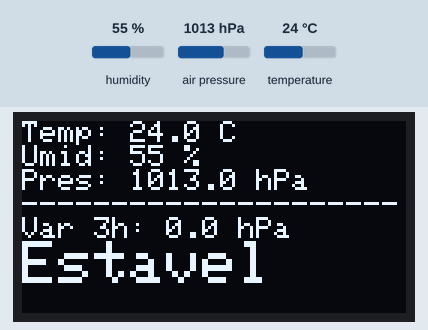
Recording of a sketch running on a simulated ESP32. Shown: 128×64 one-colour display. The inputs (shaded band) are chosen by the test bench; at power-on: humidity 55 %, air pressure 1013 hPa, temperature 24 °C. WiFi joins after 1.5 s; servers stay silent unless stated; EEPROM starts erased; web services answer with replies made up by the test bench; what the sketch prints to the serial monitor is not drawn.

Above: at 1.3 s.

The sketch:

main.ino
```cpp
/*
 * =====================================================================
 *  ESTAÇÃO METEOROLÓGICA COM PREVISÃO POR PRESSÃO ATMOSFÉRICA
 * =====================================================================
 *  Hardware:
 *    - ESP32 WROOM-32D (DevKit)
 *    - Sensor BME280 (temperatura, umidade e pressão) via I2C
 *    - Display OLED SSD1306 128x64 via I2C
 *
 *  Funcionamento:
 *    - Lê temperatura, umidade e pressão a cada INTERVALO_MIN minutos.
 *    - Guarda um histórico de pressão na NVS (memória não volátil),
 *      para calcular a variação das últimas 3 horas.
 *    - Classifica a tendência do tempo a partir dessa variação.
 *    - Envia os dados ao ThingSpeak quando há conexão Wi-Fi.
 *    - Se o BME280 não responder, mostra uma tela de erro animada e
 *      tenta de novo automaticamente.
 *
 *  Bibliotecas necessárias (Gerenciador de Bibliotecas da Arduino IDE):
 *    - Adafruit BME280 Library
 *    - Adafruit SSD1306
 *    - Adafruit GFX Library
 *    - Adafruit Unified Sensor
 *    (WiFi, HTTPClient, Preferences e Wire já vêm com o pacote ESP32)
 * =====================================================================
 */

#include <Wire.h>
#include <WiFi.h>
#include <HTTPClient.h>
#include <Preferences.h>
#include <Adafruit_GFX.h>
#include <Adafruit_SSD1306.h>
#include <Adafruit_BME280.h>

// =====================================================================
//  CONFIGURAÇÕES DO USUÁRIO
// =====================================================================

// true  = modo economia (deep sleep entre leituras; o OLED fica
//         ligado só por alguns segundos a cada ciclo)
// false = modo contínuo (OLED sempre ligado; útil para testes)
#define MODO_ECONOMIA   false

// Dados da rede Wi-Fi (o ESP32 só conecta em redes 2.4 GHz)
const char* WIFI_SSID      = "SEU_WIFI";
const char* WIFI_SENHA     = "SUA_SENHA";

// Chave de escrita do canal no ThingSpeak
const char* THINGSPEAK_KEY = "SUA_WRITE_API_KEY";

// =====================================================================
//  HARDWARE
// =====================================================================

#define SCREEN_WIDTH   128      // largura do OLED em pixels
#define SCREEN_HEIGHT  64       // altura do OLED em pixels
#define OLED_RESET     -1       // -1: o módulo não usa pino de reset
#define OLED_ADDR      0x3C     // endereço I2C do OLED

#define BME_ADDR       0x76     // use 0x77 se o seu módulo usar esse endereço

#define SDA_PIN        21       // GPIO usado para SDA (dados I2C)
#define SCL_PIN        22       // GPIO usado para SCL (clock I2C)

// =====================================================================
//  PARÂMETROS DE MEDIÇÃO
// =====================================================================

#define INTERVALO_MIN          5        // minutos entre leituras
#define HIST_SIZE              36       // 36 amostras x 5 min = 3 horas
#define SAMPLE_INTERVAL_S      (INTERVALO_MIN * 60ULL)
#define TEMPO_EXIBE_OLED_MS    8000     // tempo com OLED ligado (modo economia)
#define INTERVALO_TENTATIVA_MS 2000     // pausa entre tentativas de achar o BME280

#define uS_TO_S                1000000ULL

// =====================================================================
//  OBJETOS GLOBAIS
// =====================================================================

Adafruit_SSD1306 display(SCREEN_WIDTH, SCREEN_HEIGHT, &Wire, OLED_RESET);
Adafruit_BME280  bme;
Preferences      prefs;

bool sensorOK = false;   // indica se o BME280 foi inicializado com sucesso

// =====================================================================
//  HISTÓRICO DE PRESSÃO (NVS)
// =====================================================================

// Lê uma amostra de pressão do histórico, pelo índice
float lerHistorico(int i) {
  char chave[8];
  snprintf(chave, sizeof(chave), "p%d", i);
  return prefs.getFloat(chave, 0.0f);
}

// Grava uma amostra de pressão no histórico, pelo índice
void gravarHistorico(int i, float valor) {
  char chave[8];
  snprintf(chave, sizeof(chave), "p%d", i);
  prefs.putFloat(chave, valor);
}

// Retorna a pressão mais antiga disponível, que é a referência da tendência.
// Quando o histórico está cheio, a posição "idx" é a mais antiga,
// pois é a próxima a ser sobrescrita.
float pressaoMaisAntiga(int idxAtual, int count) {
  if (count < HIST_SIZE) return lerHistorico(0);
  return lerHistorico(idxAtual % HIST_SIZE);
}

// Classifica a tendência com base na variação de pressão (hPa) em 3 horas.
// Pressão subindo costuma indicar melhora; caindo rápido, chance de chuva.
const char* previsao(float deltaP) {
  if (deltaP >=  1.5) return "Melhorando";
  if (deltaP >=  0.5) return "Estavel+";
  if (deltaP >  -0.5) return "Estavel";
  if (deltaP >  -1.5) return "Instavel";
  return "Chuva";
}

// =====================================================================
//  TELA DE ERRO DO SENSOR
// =====================================================================

// Desenha a tela de erro do BME280 com um ícone de X, o número da
// tentativa e uma barra de progresso animada.
// 'quadro' avança a cada chamada e faz a barra se mover.
void telaErroSensor(uint8_t quadro, uint16_t tentativa) {
  display.clearDisplay();

  // Ícone: círculo com um X no centro
  display.drawCircle(20, 24, 14, SSD1306_WHITE);
  display.drawLine(13, 17, 27, 31, SSD1306_WHITE);
  display.drawLine(27, 17, 13, 31, SSD1306_WHITE);

  // Mensagens à direita do ícone
  display.setTextSize(1);
  display.setTextColor(SSD1306_WHITE);
  display.setCursor(44, 8);
  display.println("BME280");
  display.setCursor(44, 20);
  display.println("nao achado");
  display.setCursor(44, 32);
  display.print("Tentativa ");
  display.println(tentativa);

  // Barra de progresso: um bloco que se desloca de um lado a outro
  display.drawRect(0, 54, 128, 8, SSD1306_WHITE);
  int16_t posicao = (quadro % 22) * 5;          // 0 a 105 pixels
  display.fillRect(2 + posicao, 56, 10, 4, SSD1306_WHITE);

  display.display();
}

// =====================================================================
//  TELA DE DADOS
// =====================================================================

// Mostra as leituras atuais e a classificação da tendência.
void mostrarDados(float temp, float hum, float pres, float deltaP) {
  display.clearDisplay();
  display.setTextSize(1);
  display.setTextColor(SSD1306_WHITE);

  display.setCursor(0, 0);
  display.print("Temp: "); display.print(temp, 1); display.println(" C");
  display.print("Umid: "); display.print(hum, 0);  display.println(" %");
  display.print("Pres: "); display.print(pres, 1); display.println(" hPa");
  display.println("---------------------");          // 21 traços = 126 px
  display.print("Var 3h: "); display.print(deltaP, 1); display.println(" hPa");

  // Classificação em destaque (tamanho 2)
  display.setTextSize(2);
  display.println(previsao(deltaP));

  display.display();
}

// =====================================================================
//  WI-FI E ENVIO AO THINGSPEAK
// =====================================================================

// Tenta conectar ao Wi-Fi por até 15 segundos.
// Retorna true se a conexão foi estabelecida.
bool conectarWiFi() {
  WiFi.mode(WIFI_STA);
  WiFi.begin(WIFI_SSID, WIFI_SENHA);

  unsigned long inicio = millis();
  while (WiFi.status() != WL_CONNECTED && millis() - inicio < 15000) {
    delay(250);
  }
  return WiFi.status() == WL_CONNECTED;
}

// Envia as quatro leituras para os campos 1 a 4 do canal ThingSpeak.
void enviarThingSpeak(float temp, float hum, float pres, float tendencia) {
  String url = "http://api.thingspeak.com/update?api_key=";
  url += THINGSPEAK_KEY;
  url += "&field1=" + String(temp, 2);
  url += "&field2=" + String(hum, 1);
  url += "&field3=" + String(pres, 2);
  url += "&field4=" + String(tendencia, 2);

  HTTPClient http;
  http.begin(url);
  int codigo = http.GET();          // 200 indica sucesso
  Serial.printf("ThingSpeak: HTTP %d\n", codigo);
  http.end();
}

// =====================================================================
//  INICIALIZAÇÃO
// =====================================================================

void setup() {
  Serial.begin(115200);
  delay(100);

  // Inicializa o barramento I2C nos pinos definidos
  Wire.begin(SDA_PIN, SCL_PIN);

  // OLED: se não responder, não há como mostrar erro, então para aqui
  if (!display.begin(SSD1306_SWITCHCAPVCC, OLED_ADDR)) {
    Serial.println("OLED nao encontrado. Verifique as ligacoes e o endereco.");
    while (true) delay(1000);
  }

  // Tela de abertura rápida
  display.clearDisplay();
  display.setTextSize(1);
  display.setTextColor(SSD1306_WHITE);
  display.setCursor(20, 28);
  display.println("Estacao iniciando");
  display.display();
  delay(1000);

  // BME280: tenta inicializar. Se falhar, mostra a tela de erro com
  // animação e tenta de novo. O programa só segue quando o sensor responde.
  uint16_t tentativa = 0;
  while (!sensorOK) {
    tentativa++;
    sensorOK = bme.begin(BME_ADDR, &Wire);
    if (sensorOK) break;

    Serial.printf("BME280 nao encontrado (tentativa %u)\n", tentativa);

    // Anima a tela de erro durante o intervalo entre tentativas
    uint8_t quadros = INTERVALO_TENTATIVA_MS / 400;
    for (uint8_t q = 0; q < quadros; q++) {
      telaErroSensor(q, tentativa);
      delay(400);
    }
  }
  Serial.println("BME280 encontrado com sucesso.");

  // Abre o armazenamento não volátil (namespace "estacao")
  prefs.begin("estacao", false);

  // 1) Lê os sensores
  float temp = bme.readTemperature();
  float hum  = bme.readHumidity();
  float pres = bme.readPressure() / 100.0F;   // Pa -> hPa

  // 2) Atualiza o histórico de pressão (buffer circular)
  int idx   = prefs.getInt("idx", 0);
  int count = prefs.getInt("count", 0);

  if (count == 0) {
    // Primeira execução: preenche todo o histórico com a pressão atual
    for (int i = 0; i < HIST_SIZE; i++) gravarHistorico(i, pres);
    count = 1;
    idx   = 1;
  } else {
    gravarHistorico(idx, pres);
    idx = (idx + 1) % HIST_SIZE;
    if (count < HIST_SIZE) count++;
  }
  prefs.putInt("idx", idx);
  prefs.putInt("count", count);

  // 3) Calcula a variação de pressão em relação à amostra mais antiga
  float antiga = pressaoMaisAntiga(idx, count);
  float deltaP = pres - antiga;

  // 4) Mostra os dados no OLED
  mostrarDados(temp, hum, pres, deltaP);

  // 5) Envia ao ThingSpeak, se houver Wi-Fi
  if (conectarWiFi()) {
    enviarThingSpeak(temp, hum, pres, deltaP);
    WiFi.disconnect(true);
  } else {
    Serial.println("Wi-Fi nao conectou. Dados mostrados apenas no OLED.");
  }

  prefs.end();

#if MODO_ECONOMIA
  // 6) Mantém o OLED ligado por um tempo e depois entra em deep sleep
  delay(TEMPO_EXIBE_OLED_MS);
  display.clearDisplay();
  display.display();
  display.ssd1306_command(SSD1306_DISPLAYOFF);   // desliga o OLED

  esp_sleep_enable_timer_wakeup(SAMPLE_INTERVAL_S * uS_TO_S);
  esp_deep_sleep_start();                        // não retorna daqui
#endif
}

// =====================================================================
//  LOOP
// =====================================================================

void loop() {
#if !MODO_ECONOMIA
  // Modo contínuo: a cada intervalo, reinicia o ciclo.
  // O histórico está na NVS, então a tendência é preservada.
  static unsigned long ultimaLeitura = 0;

  if (millis() - ultimaLeitura >= SAMPLE_INTERVAL_S * 1000UL) {
    ultimaLeitura = millis();
    ESP.restart();
  }
  delay(1000);
#endif
}
```
